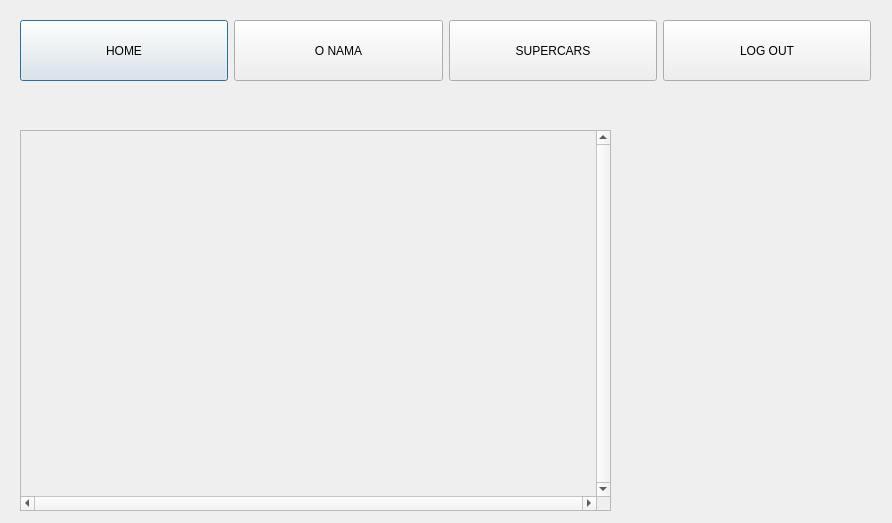
<?xml version="1.0" encoding="UTF-8"?>
<ui version="4.0">
 <class>home</class>
 <widget class="QDialog" name="home">
  <property name="geometry">
   <rect>
    <x>0</x>
    <y>0</y>
    <width>892</width>
    <height>523</height>
   </rect>
  </property>
  <property name="windowTitle">
   <string>Dialog</string>
  </property>
  <widget class="QWidget" name="layoutWidget">
   <property name="geometry">
    <rect>
     <x>20</x>
     <y>20</y>
     <width>851</width>
     <height>61</height>
    </rect>
   </property>
   <layout class="QHBoxLayout" name="horizontalLayout">
    <item>
     <widget class="QPushButton" name="homeb">
      <property name="sizePolicy">
       <sizepolicy hsizetype="Preferred" vsizetype="Preferred">
        <horstretch>0</horstretch>
        <verstretch>0</verstretch>
       </sizepolicy>
      </property>
      <property name="text">
       <string>HOME</string>
      </property>
     </widget>
    </item>
    <item>
     <widget class="QPushButton" name="aboutb">
      <property name="sizePolicy">
       <sizepolicy hsizetype="Preferred" vsizetype="Preferred">
        <horstretch>0</horstretch>
        <verstretch>0</verstretch>
       </sizepolicy>
      </property>
      <property name="text">
       <string>O NAMA</string>
      </property>
     </widget>
    </item>
    <item>
     <widget class="QPushButton" name="superb">
      <property name="sizePolicy">
       <sizepolicy hsizetype="Preferred" vsizetype="Preferred">
        <horstretch>0</horstretch>
        <verstretch>0</verstretch>
       </sizepolicy>
      </property>
      <property name="text">
       <string>SUPERCARS</string>
      </property>
     </widget>
    </item>
    <item>
     <widget class="QPushButton" name="logout">
      <property name="sizePolicy">
       <sizepolicy hsizetype="Preferred" vsizetype="Preferred">
        <horstretch>0</horstretch>
        <verstretch>0</verstretch>
       </sizepolicy>
      </property>
      <property name="text">
       <string>LOG OUT</string>
      </property>
     </widget>
    </item>
   </layout>
  </widget>
  <widget class="QScrollArea" name="scrollArea">
   <property name="geometry">
    <rect>
     <x>20</x>
     <y>130</y>
     <width>591</width>
     <height>381</height>
    </rect>
   </property>
   <property name="autoFillBackground">
    <bool>false</bool>
   </property>
   <property name="verticalScrollBarPolicy">
    <enum>Qt::ScrollBarAlwaysOn</enum>
   </property>
   <property name="horizontalScrollBarPolicy">
    <enum>Qt::ScrollBarAlwaysOn</enum>
   </property>
   <property name="widgetResizable">
    <bool>true</bool>
   </property>
   <widget class="QWidget" name="scrollAreaWidgetContents">
    <property name="geometry">
     <rect>
      <x>0</x>
      <y>0</y>
      <width>572</width>
      <height>362</height>
     </rect>
    </property>
   </widget>
  </widget>
 </widget>
 <resources/>
 <connections/>
</ui>
